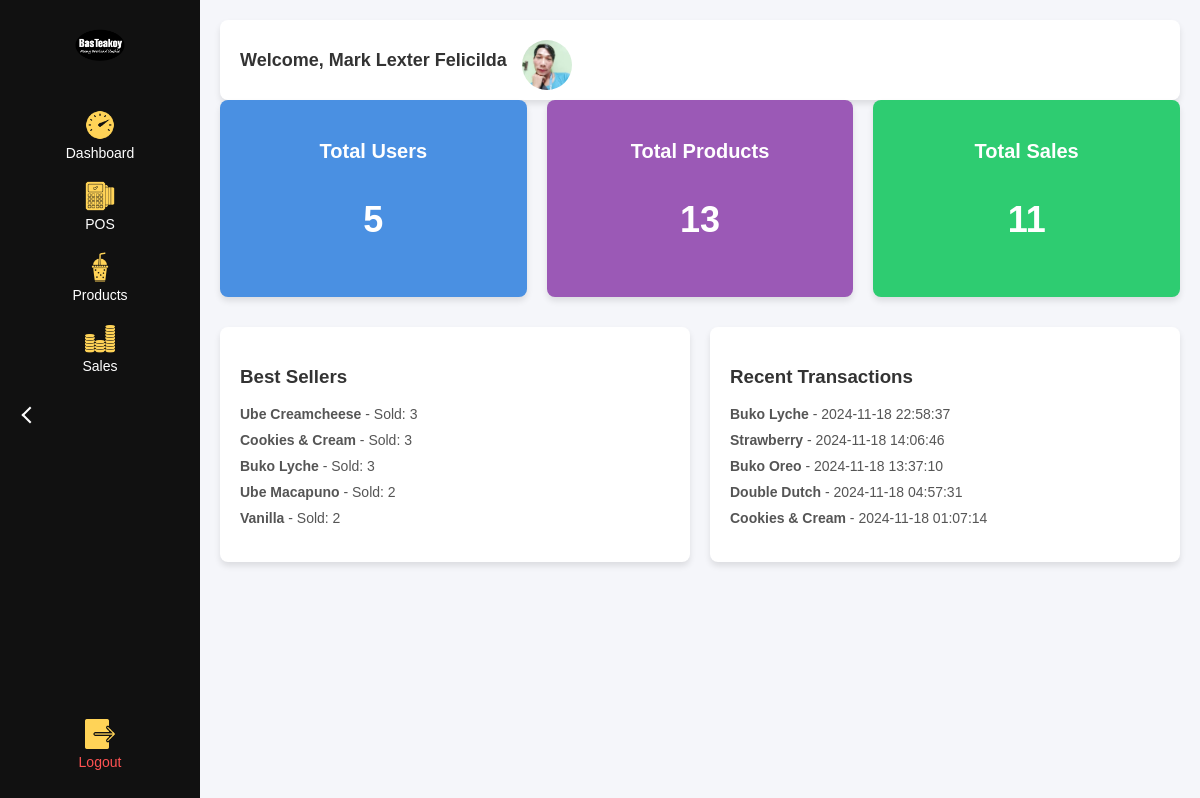
The page /bkinventory/staff_dashboard.php (signed in) on the database its author committed.
### tables this page shows
CREATE TABLE `users` (
  `users_id` int(11) NOT NULL,
  `user_profile` varchar(255) DEFAULT NULL,
  `first_name` varchar(50) DEFAULT NULL,
  `last_name` varchar(50) DEFAULT NULL,
  `contact_number` varchar(15) DEFAULT NULL,
  `email` varchar(100) DEFAULT NULL,
  `password` varchar(100) DEFAULT NULL,
  `type` enum('cashier','admin') DEFAULT NULL
);

CREATE TABLE `checkout_transactions` (
  `checkout_transactions_id` int(11) NOT NULL,
  `product_id` int(11) DEFAULT NULL,
  `user_id` int(11) DEFAULT NULL,
  `payment_method` enum('cash','gcash') DEFAULT NULL,
  `product_name` varchar(100) DEFAULT NULL,
  `quantity` int(11) DEFAULT NULL,
  `amount_paid` decimal(10,2) DEFAULT NULL,
  `total_amount` decimal(10,2) DEFAULT NULL,
  `total_invested_price` decimal(10,2) DEFAULT NULL,
  `transaction_date` datetime DEFAULT current_timestamp(),
  `change_amount` decimal(10,2) DEFAULT NULL,
  `size` varchar(20) DEFAULT NULL
);

### bkinventory/staff_dashboard.php (the view, shortened to what this page needs)
<?php
$con = connection();
$total_users_query = "SELECT COUNT(*) AS total_users FROM Users";
$total_users_result = $con->query($total_users_query);
$total_users = $total_users_result->fetch_assoc()['total_users'];
$total_products_query = "SELECT COUNT(*) AS total_products FROM Products";
$total_products_result = $con->query($total_products_query);
$total_products = $total_products_result->fetch_assoc()['total_products'];
$total_sales_query = "SELECT COUNT(*) AS total_sales FROM Sales";
$total_sales_result = $con->query($total_sales_query);
$total_sales = $total_sales_result->fetch_assoc()['total_sales'];
$recent_checkouts_query = "SELECT * FROM Checkout_Transactions ORDER BY transaction_date DESC LIMIT 5";
$recent_checkouts_result = $con->query($recent_checkouts_query);
$best_sellers_query = "SELECT t.product_id, p.product_name, SUM(t.quantity_count) AS quantity_sold
                       FROM Transactions t
                       JOIN Products p ON t.product_id = p.product_id
                       GROUP BY t.product_id, p.product_name
                       ORDER BY quantity_sold DESC
                       LIMIT 5";
$best_sellers_result = $con->query($best_sellers_query);
$user_id = $_SESSION['user_id'];
$user_query = "SELECT user_profile, first_name, last_name FROM Users WHERE users_id = ?";
$stmt = $con->prepare($user_query);
$stmt->bind_param("i", $user_id);
$stmt->execute();
$user_result = $stmt->get_result();
$user_info = $user_result->fetch_assoc();
?>
<!DOCTYPE html>
<html lang="en">
<head>
    <link rel="stylesheet" href="css/admin_dashboard.css">
</head>
<body>
<div class="dashboard-container">
    <div class="sidebar">
        <div class="logo">
            <img src="img/logo.png" alt="Logo">
        </div>
        <div class="toggle-arrow">
            <span class="arrow"></span>
        </div>
        <nav>
                <ul>
                    <li><a href="staff_dashboard.php"><img src="img/dashboard.png" alt="Dashboard"><span>Dashboard</span></a></li>
                    <li><a href="cashier_pos.php"><img src="img/pos.png" alt="POS"><span>POS</span></a></li>
                    <li><a href="staff_products.php"><img src="img/products.png" alt="Products"><span>Products</span></a></li>
                    <li><a href="staff_sales.php"><img src="img/sales.png" alt="Sales"><span>Sales</span></a></li>
                </ul>
        </nav>
        <div class="logout">
            <a href="logout.php" onclick="return confirm('Do you want to logout from this page?');">
                <img src="img/logout.png" alt="Logout">
                <span>Logout</span>
            </a>
        </div>
    </div>
    <div class="main-content">
        <header class="welcome-header">
            <div class="user-info">
                <div class="user-name">
                    <span>Welcome, <?php echo htmlspecialchars($user_info['first_name']) . ' ' . htmlspecialchars($user_info['last_name']); ?></span>
                </div>
                <div class="profile-pic">
                    <?php if (!empty($user_info['user_profile']) && file_exists($user_info['user_profile'])): ?>
                        <img src="<?php echo htmlspecialchars($user_info['user_profile']); ?>" alt="Profile Picture">
                    <?php endif; ?>
                </div>
            </div>
        </header>
        <div class="stats-grid">
            <div class="stat-card blue">
                <h3>Total Users</h3>
                <p id="total-users"><?php echo $total_users; ?></p>
            </div>
            <div class="stat-card purple">
                <h3>Total Products</h3>
                <p id="total-products"><?php echo $total_products; ?></p>
            </div>
            <div class="stat-card green">
                <h3>Total Sales</h3>
                <p id="total-sales"><?php echo $total_sales; ?></p>
            </div>
        </div>
        <div class="row">
            <div class="card">
                <h3>Best Sellers</h3>
                <ul>
                    <?php while ($row = $best_sellers_result->fetch_assoc()) { ?>
                        <li>
                            <strong><?php echo $row['product_name']; ?></strong>
                            - Sold: <?php echo $row['quantity_sold']; ?>
                        </li>
                    <?php } ?>
                </ul>
            </div>
            <div class="card">
                <h3>Recent Transactions</h3>
                <ul>
                    <?php while ($row = $recent_checkouts_result->fetch_assoc()) { ?>
                        <li>
                            <strong><?php echo $row['product_name']; ?></strong>
                            - <?php echo $row['transaction_date']; ?>
                        </li>
                    <?php } ?>
                </ul>
            </div>
        </div>
    </div>
</div>
</body>
</html>

### bkinventory/css/admin_dashboard.css (style rules this page uses)
body { font-family: 'Arial', sans-serif; margin: 0; background: #F5F6FA; color: #333; }
.dashboard-container { display: flex; width: 100%; }
.sidebar { position: fixed; top: 0; left: 0; width: 60px; height: 100%; background: #111; color: #fff; overflow: hidden; transition: width 0.3s ease-in-out; z-index: 999; }
.sidebar .logo { text-align: center; padding: 15px 0; display: flex; justify-content: center; align-items: center; height: 60px; }
.sidebar .logo img { width: 100%; max-width: 50px; object-fit: contain; }
.sidebar .toggle-arrow { position: absolute; top: 50%; left: 0; width: 60px; height: 30px; background-color: #111; display: flex; justify-content: center; align-items: center; cursor: pointer; z-index: 10; transition: background 0.3s ease-in-out; }
.sidebar .toggle-arrow .arrow { width: 10px; height: 10px; border-left: 2px solid #fff; border-bottom: 2px solid #fff; transform: rotate(45deg); }
.sidebar nav ul { list-style: none; padding: 0; margin: 20px 0; }
.sidebar nav ul li { margin-bottom: 20px; text-align: center; }
.sidebar nav ul li a { text-decoration: none; color: #fff; display: flex; align-items: center; justify-content: center; flex-direction: column; transition: background 0.3s ease-in-out, color 0.3s; }
.sidebar nav ul li a img { width: 30px; margin-bottom: 5px; }
.sidebar nav ul li a span { font-size: 14px; display: none; opacity: 0; transition: opacity 0.3s ease-in-out; }
.sidebar .logout { position: absolute; bottom: 20px; width: 100%; text-align: center; }
.sidebar .logout a { text-decoration: none; color: #ff5252; display: flex; align-items: center; justify-content: center; flex-direction: column; padding: 10px; transition: background 0.3s ease-in-out, color 0.3s; }
.sidebar .logout a img { width: 30px; margin-bottom: 5px; }
.sidebar .logout a span { font-size: 14px; display: none; opacity: 0; transition: opacity 0.3s ease-in-out; }
.main-content { flex: 1; padding: 20px; margin-left: 60px; transition: margin-left 0.3s ease-in-out; }
.welcome-header { display: flex; justify-content: space-between; align-items: center; background: #FFF; padding: 20px; border-radius: 8px; box-shadow: 0 4px 6px rgba(0, 0, 0, 0.1); }
.user-info { display: flex; align-items: center; }
.user-name { margin-right: 10px; font-size: 18px; font-weight: bold; }
.profile-pic { width: 40px; height: 40px; border-radius: 50%; object-fit: cover; }
.stats-grid { display: flex; gap: 20px; margin-bottom: 30px; }
.stat-card { flex: 1; padding: 20px; color: #FFF; border-radius: 8px; text-align: center; box-shadow: 0 4px 6px rgba(0, 0, 0, 0.1); }
.stat-card.blue { background: #4a90e2; }
.stat-card.purple { background: #9B59B6; }
.stat-card.green { background: #2ECC71; }
.stat-card h3 { font-size: 20px; margin-bottom: 10px; }
.stat-card p { font-size: 36px; font-weight: bold; transition: opacity 1s ease-out; opacity: 0; }
.stat-card.show p { opacity: 1; }
.row { display: flex; gap: 20px; }
.card { flex: 1; background: #FFF; padding: 20px; border-radius: 8px; box-shadow: 0 4px 6px rgba(0, 0, 0, 0.1); }
.card h3 { color: #333; }
.card ul { list-style: none; padding: 0; }
.card ul li { margin-bottom: 10px; font-size: 14px; color: #555; }

### bkinventory/staff_dashboard.php (style rules this page uses)
.profile-pic img { width: 50px; height: 50px; border-radius: 50%; }
.user-info { display: flex; align-items: center; }
.user-info .user-name { margin-right: 15px; }
.welcome-header { display: flex; justify-content: space-between; align-items: center; background: #FFF; padding: 20px; border-radius: 8px; box-shadow: 0 4px 6px rgba(0, 0, 0, 0.1); }

### rows shown on the page
users: first_name "Mark Lexter", last_name "Felicilda", user_profile (picture)
checkout_transactions: product_name "Buko Lyche", transaction_date "2024-11-18 22:58:37"
checkout_transactions: product_name "Strawberry", transaction_date "2024-11-18 14:06:46"
checkout_transactions: product_name "Buko Oreo", transaction_date "2024-11-18 13:37:10"
checkout_transactions: product_name "Double Dutch", transaction_date "2024-11-18 04:57:31"
checkout_transactions: product_name "Cookies & Cream", transaction_date "2024-11-18 01:07:14"

### other values the page prints
$total_users "5"
$total_products "13"
$total_sales "11"
$row['product_name'] "Ube Creamcheese"
$row['quantity_sold'] "3"
$row['product_name'] "Cookies & Cream"
$row['product_name'] "Buko Lyche"
$row['product_name'] "Ube Macapuno"
$row['quantity_sold'] "2"
$row['product_name'] "Vanilla"
